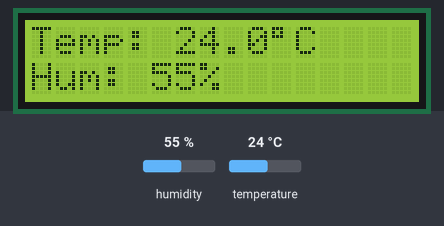
A sketch run on a simulated ESP8266 (NodeMCU). On the bench: 16×2 character LCD. Inputs (shaded band) come from the test bench; at power-on: humidity 55 %, temperature 24 °C. WiFi joins after 1.5 s; servers stay silent unless stated; what the sketch prints to the serial monitor is not drawn.

Above: at 1.9 s.

The sketch:

Giam_sat_nhiet_do_do_am.ino
```cpp
#include <DHT.h>
#include <Adafruit_Sensor.h>
#include "ThingSpeak.h"
#include "LiquidCrystal_I2C.h"
#include <Wire.h>                 //Thư viện giao tiếp I2C
#include "DHT.h"  // Including library for dht
#include <ESP8266WiFi.h>
LiquidCrystal_I2C lcd(0x27,16,2); //Thiết lập địa chỉ và loại LCD

String apiKey = "EYUMHDDPXGKM94UF";       // Enter your Write API key from ThingSpeak
const char* ssid = "Quan";           // Give your wifi network name
const char* password = "minhquan2000";   // Give your wifi network password
const char* server = "api.thingspeak.com";
#define DHTPIN 0      //pin D0 where the dht11 is connected
DHT dht(DHTPIN, DHT11);
WiFiClient client;

void setup()
{
       Serial.begin(115200);
       delay(10);
       dht.begin();
       Serial.println("Connecting to ");
       Serial.println(ssid);
       WiFi.begin(ssid, password);
      while (WiFi.status() != WL_CONNECTED)
     {
            delay(500);
            Serial.print(".");
     }
      Serial.println("");
      Serial.println("WiFi connected");

      Wire.begin(D4,D5);               //Thiết lập chân kết nối I2C (SDA,SCL);
      lcd.init();                      //Khởi tạo LCD
      lcd.clear();                     //Xóa màn hình
      lcd.backlight();                 //Bật đèn nền

}

void loop()
{
      float h = dht.readHumidity();
      float t = dht.readTemperature();
             /* if (isnan(h) || isnan(t))
                 {
                     Serial.println("Failed to read from DHT sensor!");
                      return;
                      delay(5000);
                 }
*/                         if (client.connect(server,80))   //   "184.106.153.149" or api.thingspeak.com
                      {
                             String postStr = apiKey;
                             postStr +="&field1=";
                             postStr += String(t);
                             postStr +="&field2=";
                             postStr += String(h);
                             postStr += "\r\n\r\n";

                             client.print("POST /update HTTP/1.1\n");
                             client.print("Host: api.thingspeak.com\n");
                             client.print("Connection: close\n");
                             client.print("X-THINGSPEAKAPIKEY: "+apiKey+"\n");
                             client.print("Content-Type: application/x-www-form-urlencoded\n");
                             client.print("Content-Length: ");
                             client.print(postStr.length());
                             client.print("\n\n");
                             client.print(postStr);

                             Serial.print("Temperature: ");
                             Serial.print(t);
                             Serial.print(" degrees Celcius, Humidity: ");
                             Serial.print(h);
                             Serial.println("%. Send to Thingspeak.");
                        }

                 client.stop();

          Serial.println("Waiting...");

  // thingspeak needs minimum 15 sec delay between updates, i've set it to 30 seconds
          lcd.clear();
          lcd.setCursor(0,0);              //Đặt vị trí muốn hiển thị ô thứ 1 trên dòng 1
          lcd.print("Temp: ");                    //Ghi byte 0 ra vị trí ô thứ 1 trên dòng 1
          lcd.print(t, 1);
          lcd.print(char(223));
          lcd.print("C");
          lcd.setCursor(0,1);              //Đặt vị trí ở ô thứ 1 trên dòng 2
          lcd.print("Hum: ");   //Ghi đoạn text "E-smart Channel!"
          lcd.print(int(h));
          lcd.print("%");

          lcd.display();

          delay(15000);
//          lcd.noDisplay();
//          delay(500);
}
```
